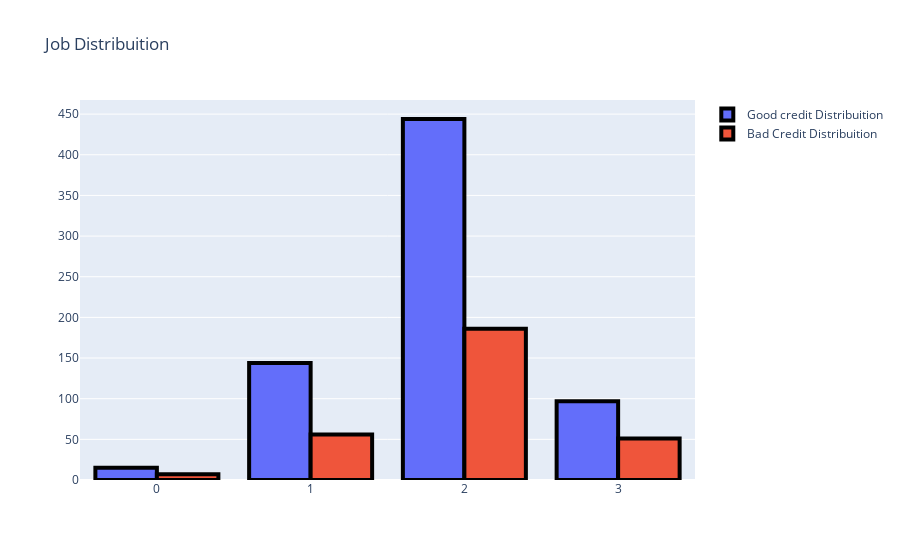

Notebook source saved alongside this figure:
### Markdown cell above
Let's create age categories and look at the distribution of Loan Amount by Riskand try to do some research on Credit Amount by Age Crossed Work, and Distribution.

### Code cell
#First plot
trace0 = go.Bar(
    x = df[df["Risk"]== 'good']["Job"].value_counts().index.values,
    y = df[df["Risk"]== 'good']["Job"].value_counts().values,
    name='Good credit Distribuition'
)

#Second plot
trace1 = go.Bar(
    x = df[df["Risk"]== 'bad']["Job"].value_counts().index.values,
    y = df[df["Risk"]== 'bad']["Job"].value_counts().values,
    name="Bad Credit Distribuition"
)

data = [trace0, trace1]

layout = go.Layout(
    title='Job Distribuition'
)

fig = go.Figure(data=data, layout=layout)
fig.data[0].marker.line.width = 4
fig.data[0].marker.line.color = "black"
fig.data[1].marker.line.width = 4
fig.data[1].marker.line.color = "black"
py.iplot(fig, filename='grouped-bar')

### Figure 1 — Plotly figure (JSON) as saved in the notebook; plotly's stock layout.template omitted (floating-point values rounded to 4 significant figures)
{"data": [{"marker": {"line": {"color": "black", "width": 4}}, "name": "Good credit Distribuition", "type": "bar", "x": [2, 1, 3, 0], "y": [444, 144, 97, 15]}, {"marker": {"line": {"color": "black", "width": 4}}, "name": "Bad Credit Distribuition", "type": "bar", "x": [2, 1, 3, 0], "y": [186, 56, 51, 7]}], "layout": {"title": {"text": "Job Distribuition"}}}
